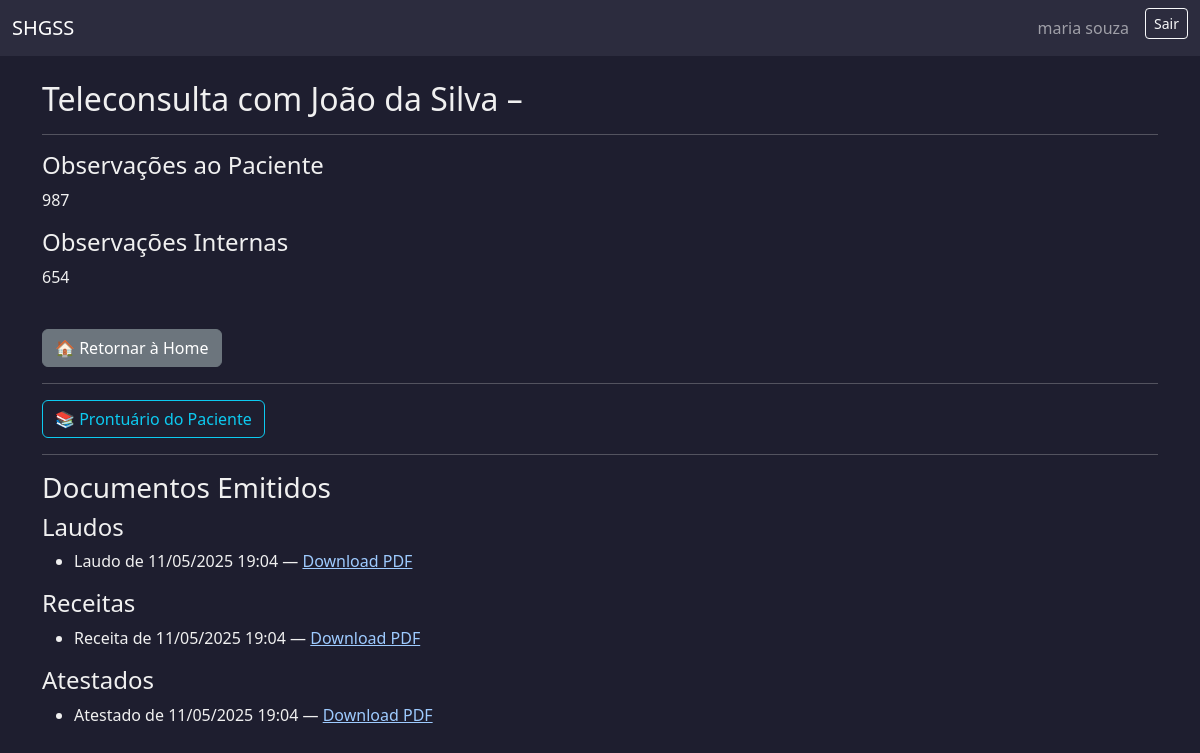
The page /teleconsultas/2/detalhar/ (signed in) on the database its author committed.
### usuarios/models.py (models this page shows, shortened)
class Usuario(AbstractUser):
    ROLE_CHOICES = [
        ('paciente', 'Paciente'),
        ('medico', 'Médico'),
        ('administrativo', 'Administrativo'),
        ('financeiro', 'Financeiro'),
    ]
    cpf = models.CharField(max_length=14, unique=True, blank=False, null=False)
    telefone = models.CharField(max_length=20)
    rua = models.CharField(max_length=100)
    numero = models.CharField(max_length=10)
    bairro = models.CharField(max_length=50)
    cidade = models.CharField(max_length=50)
    estado = models.CharField(max_length=2)
    cep = models.CharField(max_length=9)
    role = models.CharField(max_length=20, choices=ROLE_CHOICES)
    plano_saude = models.CharField(max_length=50, null=True, blank=True)
    numero_cartao_plano = models.CharField(max_length=30, null=True, blank=True)
    crm = models.CharField(max_length=20, null=True, blank=True)
    especialidade = models.CharField(max_length=50, null=True, blank=True)
    setor = models.CharField(max_length=50, null=True, blank=True)
    cargo = models.CharField(max_length=50, null=True, blank=True)

class AtendimentoBase(models.Model):
    STATUS_CHOICES = [
        ('agendada', 'Agendada'),
        ('cancelada', 'Cancelada'),
        ('em_andamento', 'Em atendimento'),
        ('finalizada', 'Finalizada'),
    ]
    status = models.CharField(max_length=20, choices=STATUS_CHOICES, default='agendada')
    observacoes_visiveis = models.TextField(blank=True, null=True)
    observacoes_internas = models.TextField(blank=True, null=True)
    encaminhamento = models.TextField(blank=True, null=True)
    criado_em = models.DateTimeField(auto_now_add=True)
    atualizado_em = models.DateTimeField(auto_now=True)
    motivo_cancelamento = models.TextField(blank=True, null=True)
    data_cancelamento = models.DateTimeField(null=True, blank=True)
    class Meta:
        abstract = True

class Teleconsulta(AtendimentoBase):
    agenda = models.ForeignKey(
        'AgendaTeleconsulta',
        on_delete=models.PROTECT,
        related_name='teleconsultas'
    )
    medico = models.ForeignKey(
        settings.AUTH_USER_MODEL,
        on_delete=models.CASCADE,
        limit_choices_to={'role': 'medico'},
        related_name='teleconsultas_como_medico'
    )
    paciente = models.ForeignKey(
        settings.AUTH_USER_MODEL,
        on_delete=models.CASCADE,
        limit_choices_to={'role': 'paciente'},
        related_name='teleconsultas_como_paciente'
    )
    cancelado_por = models.ForeignKey(
        settings.AUTH_USER_MODEL,
        on_delete=models.SET_NULL,
        null=True,
        blank=True,
        related_name='teleconsultas_canceladas'
    )
    valor = models.DecimalField(max_digits=8, decimal_places=2, default=125.00)

class Laudo(models.Model):
    consulta = models.ForeignKey(
        'Consulta', on_delete=models.CASCADE,
        related_name='laudos', null=True, blank=True
    )
    teleconsulta = models.ForeignKey(
        'Teleconsulta', on_delete=models.CASCADE,
        related_name='laudos', null=True, blank=True
    )
    medico = models.ForeignKey(
        Usuario, on_delete=models.CASCADE,
        limit_choices_to={'role': 'medico'},
        related_name='laudos_emitidos'
    )
    paciente = models.ForeignKey(
        Usuario, on_delete=models.CASCADE,
        limit_choices_to={'role': 'paciente'},
        related_name='laudos_recebidos'
    )
    conteudo = models.TextField()
    criado_em = models.DateTimeField(auto_now_add=True)
    arquivo_pdf = models.FileField(upload_to='documentos/laudos/', null=True, blank=True)

class Receita(models.Model):
    consulta = models.ForeignKey(
        'Consulta', on_delete=models.CASCADE,
        related_name='receitas', null=True, blank=True
    )
    teleconsulta = models.ForeignKey(
        'Teleconsulta', on_delete=models.CASCADE,
        related_name='receitas', null=True, blank=True
    )
    medico = models.ForeignKey(
        Usuario, on_delete=models.CASCADE,
        limit_choices_to={'role': 'medico'},
        related_name='receitas_emitidas'
    )
    paciente = models.ForeignKey(
        Usuario, on_delete=models.CASCADE,
        limit_choices_to={'role': 'paciente'},
        related_name='receitas_recebidas'
    )
    conteudo = models.TextField()
    criado_em = models.DateTimeField(auto_now_add=True)
    arquivo_pdf = models.FileField(upload_to='documentos/receitas/', null=True, blank=True)

class Atestado(models.Model):
    consulta = models.ForeignKey(
        'Consulta', on_delete=models.CASCADE,
        related_name='atestados', null=True, blank=True
    )
    teleconsulta = models.ForeignKey(
        'Teleconsulta', on_delete=models.CASCADE,
        related_name='atestados', null=True, blank=True
    )
    medico = models.ForeignKey(
        Usuario, on_delete=models.CASCADE,
        limit_choices_to={'role': 'medico'},
        related_name='atestados_emitidos'
    )
    paciente = models.ForeignKey(
        Usuario, on_delete=models.CASCADE,
        limit_choices_to={'role': 'paciente'},
        related_name='atestados_recebidos'
    )
    conteudo = models.TextField()
    criado_em = models.DateTimeField(auto_now_add=True)
    arquivo_pdf = models.FileField(upload_to='documentos/atestados/', null=True, blank=True)

### usuarios/views.py (the view)
# urls.py: path('teleconsultas/<int:pk>/detalhar/', views.detalhar_teleconsulta, name='detalhar_teleconsulta'),
@role_required('medico')
def detalhar_teleconsulta(request, pk):
    teleconsulta = get_object_or_404(Teleconsulta, pk=pk, medico=request.user)
    if request.method == 'POST':
        form = ObservacoesConsultaForm(request.POST, instance=teleconsulta)
        if form.is_valid():
            form.save()
            messages.success(request, 'Observações atualizadas com sucesso.')
            return redirect('detalhar_teleconsulta', pk=pk)
    else:
        form = ObservacoesConsultaForm(instance=teleconsulta)
    return render(request, 'teleconsultas/detalhar_teleconsulta.html', {
        'teleconsulta': teleconsulta,
        'form_observacoes': form,
    })

### templates/teleconsultas/detalhar_teleconsulta.html (shortened to what this page needs)
{% extends 'base.html' %}
{% block content %}
<h2>Teleconsulta com {{ teleconsulta.paciente.get_full_name }} – {{ teleconsulta.data }} {{ teleconsulta.horario_inicio }}</h2>
{% if form_observacoes and teleconsulta.status != 'finalizada' %}
<form method="post">
    {% csrf_token %}
    <div class="mb-3">
        <label for="{{ form_observacoes.observacoes_visiveis.id_for_label }}">Observações ao Paciente</label>
        {{ form_observacoes.observacoes_visiveis }}
    </div>
    <div class="mb-3">
        <label for="{{ form_observacoes.observacoes_internas.id_for_label }}">Observações Internas</label>
        {{ form_observacoes.observacoes_internas }}
    </div>
    <button type="submit" class="btn btn-primary">Salvar Observações</button>
</form>
{% else %}
<hr>
<h4>Observações ao Paciente</h4>
<p>{{ teleconsulta.observacoes_visiveis|default:"Nenhuma observação visível." }}</p>
<h4>Observações Internas</h4>
<p>{{ teleconsulta.observacoes_internas|default:"Nenhuma anotação interna." }}</p>
{% endif %}
<br>
<div class="mb-3">
  <a href="{% url 'redirecionar_dashboard' %}" class="btn btn-secondary">🏠 Retornar à Home</a>
</div>
<hr>
<a href="{% url 'visualizar_prontuario' teleconsulta.paciente.id %}" class="btn btn-outline-info">📚 Prontuário do Paciente</a>
<hr>
<h3>Documentos Emitidos</h3>
{% if teleconsulta.laudos.all %}
  <h4>Laudos</h4>
  <ul>
    {% for laudo in teleconsulta.laudos.all %}
      <li>
        Laudo de {{ laudo.criado_em|date:"d/m/Y H:i" }} —
        <a href="{% url 'visualizar_laudo' laudo.id %}" target="_blank">Download PDF</a>
      </li>
    {% endfor %}
  </ul>
{% else %}
  <p>Nenhum laudo emitido.</p>
{% endif %}
{% if teleconsulta.receitas.all %}
  <h4>Receitas</h4>
  <ul>
    {% for receita in teleconsulta.receitas.all %}
      <li>
        Receita de {{ receita.criado_em|date:"d/m/Y H:i" }} —
        <a href="{% url 'visualizar_receita' receita.id %}" target="_blank">Download PDF</a>
      </li>
    {% endfor %}
  </ul>
{% else %}
  <p>Nenhuma receita emitida.</p>
{% endif %}
{% if teleconsulta.atestados.all %}
  <h4>Atestados</h4>
  <ul>
    {% for atestado in teleconsulta.atestados.all %}
      <li>
        Atestado de {{ atestado.criado_em|date:"d/m/Y H:i" }} —
        <a href="{% url 'visualizar_atestado' atestado.id %}" target="_blank">Download PDF</a>
      </li>
    {% endfor %}
  </ul>
{% else %}
  <p>Nenhum atestado emitido.</p>
{% endif %}
{% endblock %}

### templates/base.html (shortened to what this page needs)
<!DOCTYPE html>
<html lang="pt-br">
<head>
    <link href="https://cdn.jsdelivr.net/npm/bootstrap@5.3.2/dist/css/bootstrap.min.css" rel="stylesheet">
</head>
<body>
    <nav class="navbar navbar-expand-lg navbar-dark">
        <div class="container-fluid">
            <a class="navbar-brand" href="#">SHGSS</a>
            <div class="collapse navbar-collapse">
                <ul class="navbar-nav ms-auto">
                    {% if user.is_authenticated %}
                        <li class="nav-item">
                            <a class="nav-link" href="#">{{ user.get_full_name }}</a>
                        </li>
                        <li class="nav-item">
                            <form method="post" action="{% url 'logout' %}">
                                <button type="submit" class="btn btn-sm btn-outline-light ms-2">Sair</button>
                            </form>
                        </li>
                    {% else %}
                        <li class="nav-item">
                            <a class="nav-link" href="{% url 'login' %}">Entrar</a>
                        </li>
                    {% endif %}
                </ul>
            </div>
        </div>
    </nav>
    <div class="container mt-4">
        {% block content %}{% endblock %}
    </div>
</body>
</html>

### templates/base.html (style rules this page uses)
body { background-color: #1e1e2f; color: #f0f0f0; }
.navbar { background-color: #2c2c3e; }
a { color: #9ecbff; }

### rows shown on the page
Usuario: get_full_name "maria souza"
Teleconsulta: paciente.get_full_name "João da Silva", observacoes_visiveis "987", observacoes_internas "654"
Laudo: criado_em "11/05/2025 19:04"
Receita: criado_em "11/05/2025 19:04"
Atestado: criado_em "11/05/2025 19:04"
